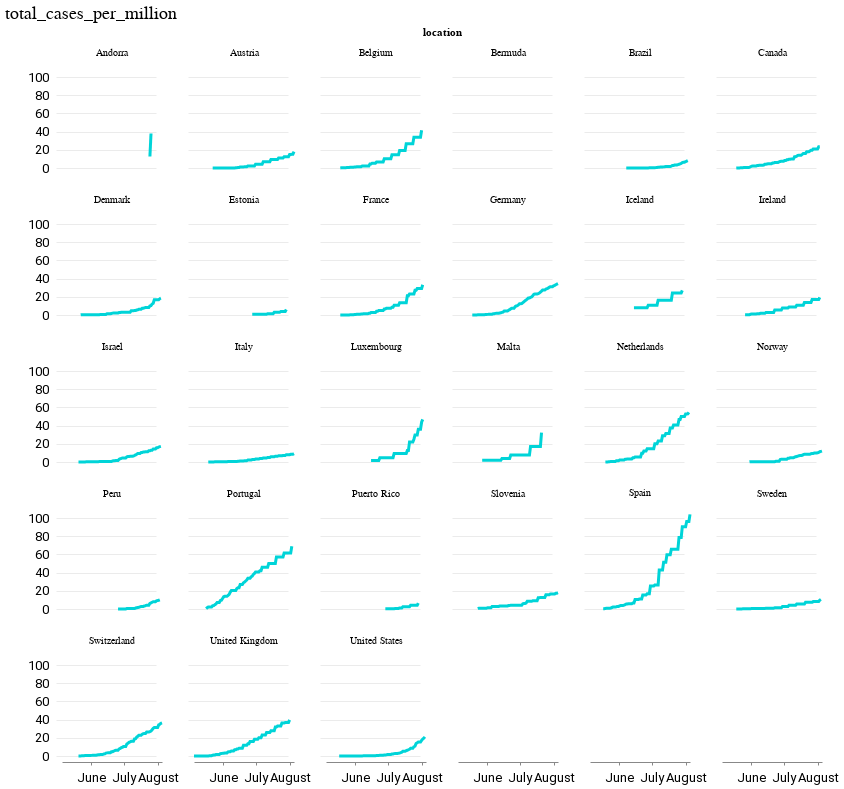

Here is the notebook cell this chart was saved with:
### Code cell
line

### Figure 1 — Vega-Lite specification as saved in the notebook (floating-point values rounded to 4 significant figures; data arrays with more than 128 entries replaced by an {"elided": "..."} marker saying what was removed)
{"$schema": "https://vega.github.io/schema/vega-lite/v4.17.0.json", "config": {"arc": {"fill": "#00d4d8"}, "area": {"fill": "#00d4d8"}, "axis": {"labelFont": "Roboto, sans", "labelFontSize": 13, "labelFontWeight": "normal", "titleFont": "Roboto", "titleFontSize": 15, "titleFontWeight": "normal"}, "axisX": {"grid": false, "labelAngle": 0, "labelPadding": 6, "tickSize": 3}, "axisY": {"domainOpacity": 0, "gridColor": "#dddddd", "gridWidth": 0.6, "labelBaseline": "middle", "maxExtent": 45, "minExtent": 45, "offset": 6, "tickSize": 0, "titleAlign": "left", "titleAngle": 0, "titleColor": "#767676", "titleX": -45, "titleY": -11}, "background": "#ffffff", "bar": {"fill": "#00d4d8"}, "legend": {"labelFont": "Roboto, sans", "labelFontSize": 13, "orient": "top", "symbolType": "stroke", "titleFont": "Roboto", "titleFontSize": 15, "titleFontWeight": "normal"}, "line": {"stroke": "#00d4d8", "strokeWidth": 3}, "path": {"stroke": "#00d4d8"}, "point": {"stroke": "#00d4d8"}, "range": {"category": ["#005f66", "#e37e2d", "#d64a3b", "#76b0ef", "#c1bc40"], "diverging": ["#e68a4f", "#f4bb6a", "#f9e39c", "#dadfe2", "#a6b7c6", "#849eae"], "heatmap": ["#7ff6f6", "#00eeef", "#00d4d8", "#00abb2", "#00848b", "#fbf2c7", "#00363d"], "ordinal": ["#7ff6f6", "#00eeef", "#00d4d8", "#00abb2", "#00848b", "#fbf2c7", "#00363d"], "ramp": ["#7ff6f6", "#00eeef", "#00d4d8", "#00abb2", "#00848b", "#fbf2c7", "#00363d"]}, "rect": {"fill": "#00d4d8"}, "shape": {"stroke": "#00d4d8"}, "symbol": {"fill": "#00d4d8", "size": 30}, "title": {"anchor": "start", "font": "Summit Sans", "fontColor": "palette[\"black\"]", "fontSize": 18, "fontWeight": "normal"}, "view": {"height": 450, "strokeOpacity": 0, "width": 800}}, "data": {"name": "data-eed58a47529d3b494d9f8c2132c1115c"}, "datasets": {"data-eed58a47529d3b494d9f8c2132c1115c": {"elided": "1689 records"}}, "encoding": {"facet": {"columns": 6, "field": "location", "type": "nominal"}, "x": {"axis": {"tickCount": 5}, "field": "date", "title": "", "type": "temporal"}, "y": {"axis": {"tickCount": 5}, "field": "total_cases_per_million", "title": " ", "type": "quantitative"}}, "height": 100, "mark": "line", "title": "total_cases_per_million", "width": 100}
